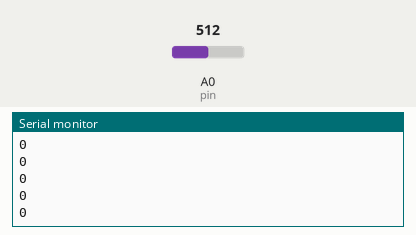
A sketch run on a simulated Arduino Uno, built with avr-gcc and run on an emulated ATmega328P. Parts: the last lines printed to the serial monitor. Inputs (shaded band) come from the test bench; at power-on: A0 (pin) = 512.

Above: at 1.2 s.
1.3 s: A0 (pin) set to 716
At 2.4 s:
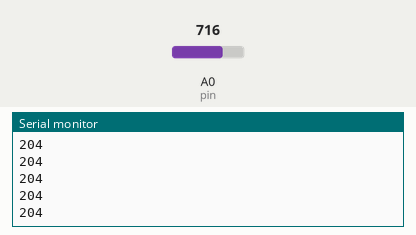
2.8 s: A0 (pin) set to 900
At 3.9 s:
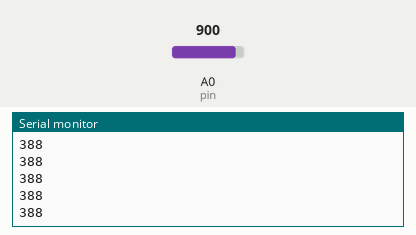
Timing chart, 0 to 5.8 s (numbered marks = the images above; inputs shaded):
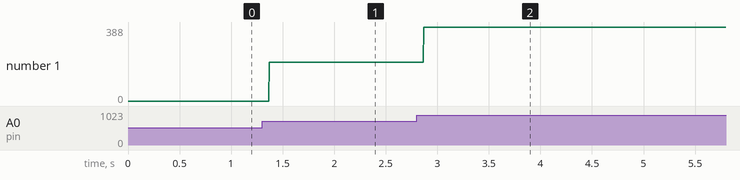

The sketch:

PressureSensor.ino
```cpp
const int pin = A0;
int initialValue;
int readValue;
int adjustedValue;

void setup() {
  // put your setup code here, to run once:
  pinMode(pin, INPUT);
  initialValue = analogRead(pin);
  Serial.begin(9600);
}

void loop(){
  // put your main code here, to run repeatedly:
  readValue = analogRead(pin);
  adjustedValue = readValue - initialValue;
  Serial.println(adjustedValue);
}
```

Measured:
- after the input at 1.3 s, the serial monitor: prints a new line after 0.07 s (image 1)
- after the input at 2.8 s, the serial monitor: prints a new line after 0.07 s (image 2)
- plotted number 1: 0 → 204 after the input at 1.3 s, 204 → 38 after the input at 2.8 s
